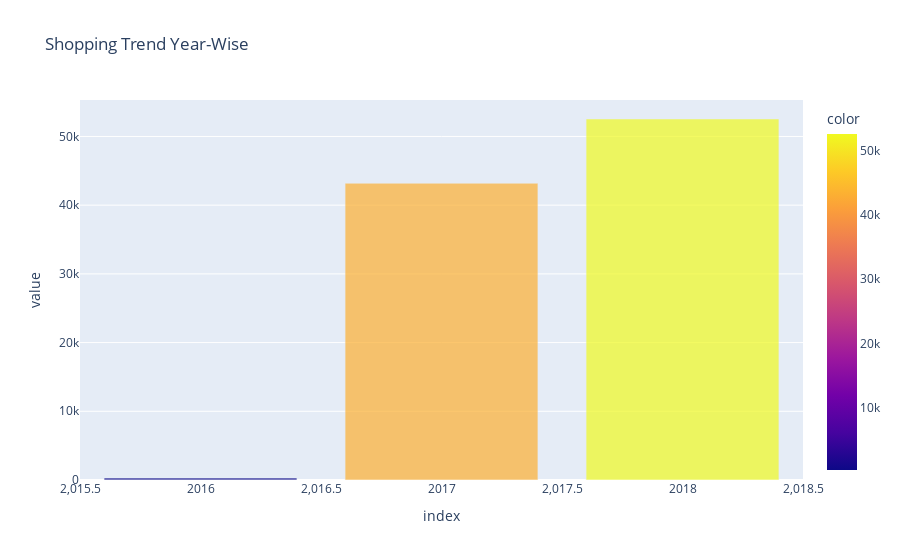

Here is the notebook cell this chart was saved with:
### Code cell
x1 = df["order_purchase_year"].value_counts()
fig = px.bar(x1, color=x1, title="Shopping Trend Year-Wise", opacity=0.7)
fig.show()

### Figure 1 — Plotly figure (JSON) as saved in the notebook; plotly's stock layout.template omitted (floating-point values rounded to 4 significant figures)
{"data": [{"alignmentgroup": "True", "hovertemplate": "index=%{x}<br>value=%{y}<br>color=%{marker.color}<extra></extra>", "legendgroup": "", "marker": {"color": [52541, 43191, 304], "coloraxis": "coloraxis", "opacity": 0.7, "pattern": {"shape": ""}}, "name": "", "offsetgroup": "", "orientation": "v", "showlegend": false, "textposition": "auto", "type": "bar", "x": [2018, 2017, 2016], "xaxis": "x", "y": [52541, 43191, 304], "yaxis": "y"}], "layout": {"barmode": "relative", "coloraxis": {"colorbar": {"title": {"text": "color"}}, "colorscale": [[0, "#0d0887"], [0.1111, "#46039f"], [0.2222, "#7201a8"], [0.3333, "#9c179e"], [0.4444, "#bd3786"], [0.5556, "#d8576b"], [0.6667, "#ed7953"], [0.7778, "#fb9f3a"], [0.8889, "#fdca26"], [1, "#f0f921"]]}, "legend": {"tracegroupgap": 0}, "title": {"text": "Shopping Trend Year-Wise"}, "xaxis": {"anchor": "y", "domain": [0, 1], "title": {"text": "index"}}, "yaxis": {"anchor": "x", "domain": [0, 1], "title": {"text": "value"}}}}
